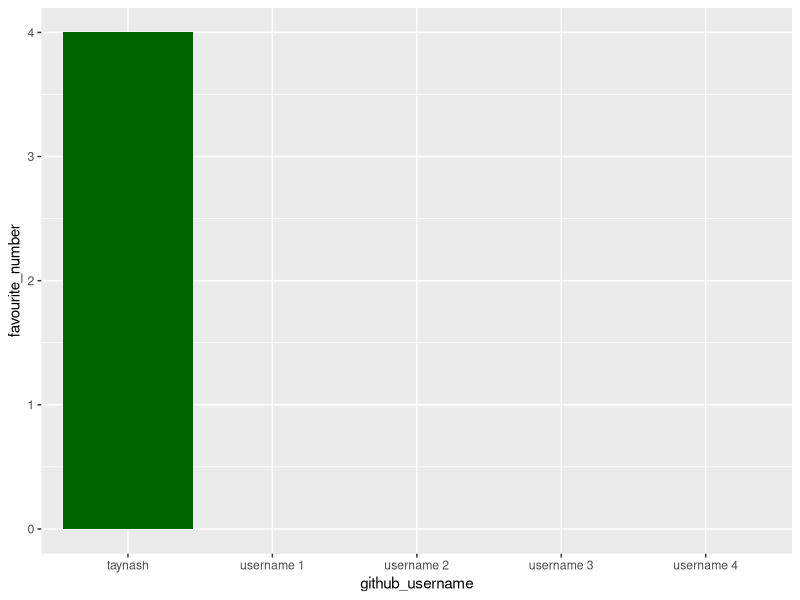
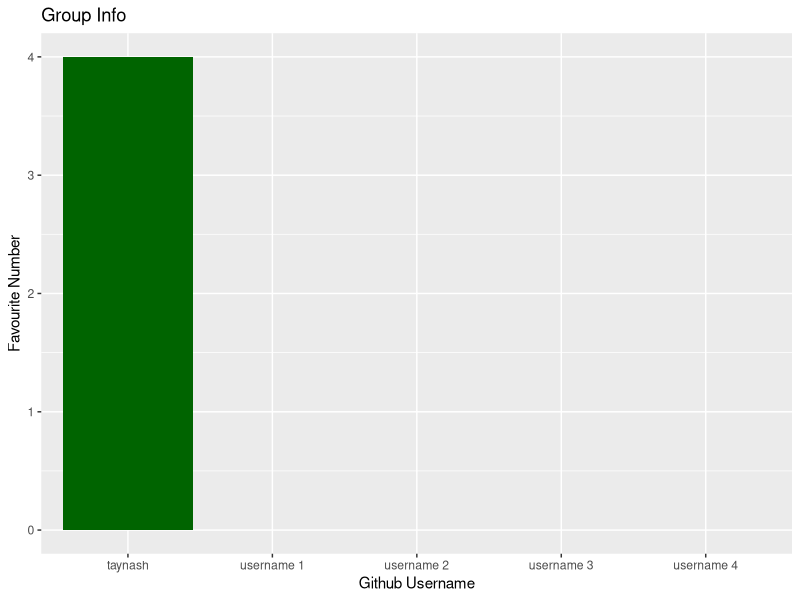
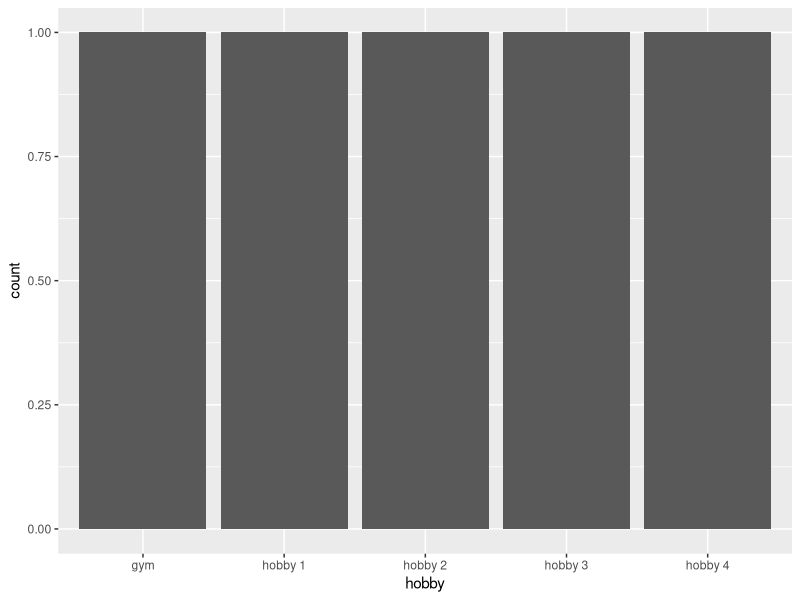

Reproduce these figures in R, in order.
## ---- chunk 1
library(tidyverse) 
## ---- chunk 2
team_data <- tibble(
  name = c("Tay A Nash", "member 1", "member 2", 
           "member 3", "member 4"),
  github_username = c("taynash", "username 1", "username 2", 
                      "username 3", "username 4"), 
  colour = c("darkgreen", "colour 1", "colour 2", 
             "colour 3", "colour 4"),
  hobby = c("gym", "hobby 1", "hobby 2", 
            "hobby 3", "hobby 4"),
  favourite_number = c(4, NA, NA, NA, NA)
  )

team_data
## ---- chunk 3
p1 <- ggplot(data = team_data, 
             mapping = aes(x = github_username, 
                           y = favourite_number,
                           fill = colour), 
             ) +
   geom_col() +
   scale_fill_identity()
p1
## ---- chunk 4
p1 + labs(x = "Github Username", 
          y = "Favourite Number",
          title = "Group Info")
## ---- chunk 5
p2 <- ggplot(team_data, aes(x = hobby)) +
  geom_bar()
p2
